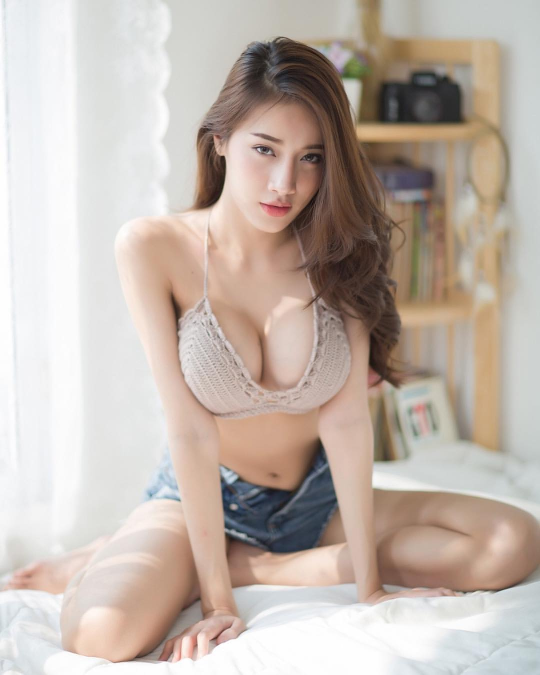
//> input picture All_Projects/ImageTest/hotgirl.jpeg, 1080 x 1350 px (shown at 1/2 size)
$ ./main   (built with g++ and OpenCV 4)
//> lines starting //> are read from the running program, lines starting //| are printed output that depends on the picture; after the words box and inside, x2 and y2 are one past the last pixel; in counts of white or black regions, pixels touching at a corner belong together
//> further down, mat is the input picture: 1350 rows x 1080 cols, CV_8UC3; mean B, G, R 172.2, 181.1, 193.6
### All_Projects/ImageProcessingTools/IPTExport.h
#pragma once
#ifdef _IMAGE_PROCESSING_TOOLS_EXPORT_
#define DllExport __declspec( dllexport )
#else
#define DllExport
#endif // _IMAGE_PROCESSING_TOOLS_EXPORT_

### All_Projects/ImageProcessingTools/Binaryzation.h
#pragma once
#include <opencv2/core/core.hpp>
#include <opencv2/imgproc/imgproc.hpp>
//#include "IPTExport.h"

class __declspec(dllexport) Binaryzation
{
public:
	static cv::Mat threshold(cv::Mat srcMat, int threshold);
	static cv::Mat thresholdInv(cv::Mat srcMat, int threshold);
};

### All_Projects/QuickTest/FilterColor.h
#pragma once
class FilterColor
{

public:
	FilterColor() {

	}
	~FilterColor() {

	}
	void Filter();
};

### All_Projects/ImageProcessingTools/Binaryzation.cpp
#include "Binaryzation.h"

cv::Mat Binaryzation::threshold(cv::Mat srcMat, int threshold)
{
//> called with threshold = 120
    cv::Mat thresh;
    if (srcMat.channels() == 3 || srcMat.channels() == 4)
    {
        cv::cvtColor(srcMat, srcMat, cv::COLOR_BGR2GRAY);
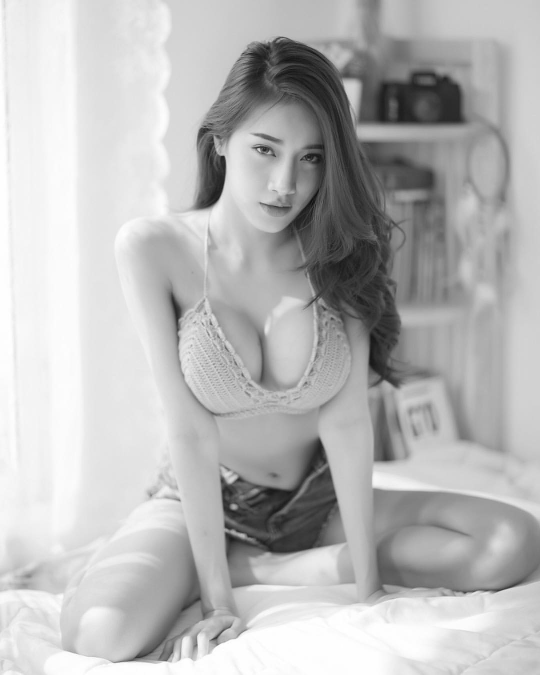
//> srcMat: 1350 rows x 1080 cols, CV_8UC1 (shown at 1/2 size); min 7, max 255, mean 183.8
    }
    cv::threshold(srcMat, thresh, threshold, 255, cv::THRESH_BINARY);
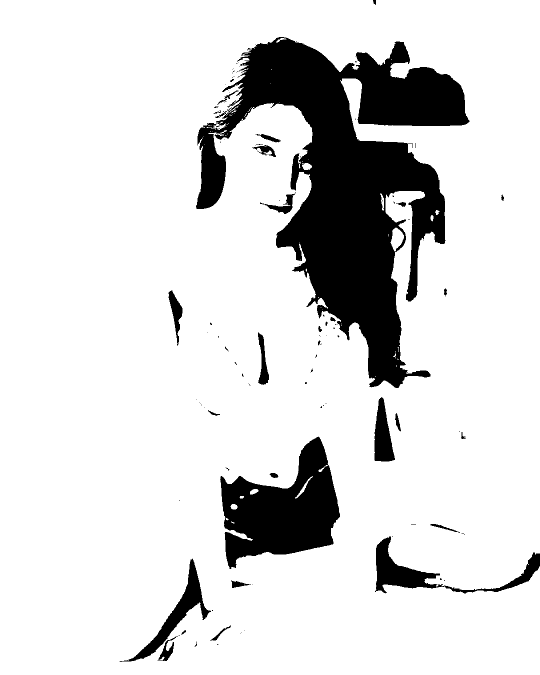
//> thresh: 1350 rows x 1080 cols, CV_8UC1 (shown at 1/2 size); 85.4% white; 113 black regions (81 under 20 px), largest, box (x1, y1, x2, y2) and area: (392, 74, 939, 776) 154151, (440, 873, 680, 1138) 35030, (750, 1072, 1080, 1187) 8113
    return thresh;
}

// [10 lines left out: function thresholdInv, not called in this run]

### All_Projects/QuickTest/main.cpp
#include <iostream>
#include <string>
#include "FilterColor.h"
#include "Binaryzation.h"
#include "IPTExport.h"
#include <opencv2/highgui/highgui.hpp>
#include <opencv2/core/core.hpp>
#include <opencv2/imgcodecs/imgcodecs.hpp>
#include <opencv2/imgproc/imgproc.hpp>

using namespace std;
using namespace cv;

int main(int argc, char** argv)
{
	/*FilterColor filter;
	filter.Filter();*/

	cv::Mat mat = cv::imread("..\\ImageTest\\hotgirl.jpeg");

	cv::Mat thresh = Binaryzation::threshold(mat, 120);
	cv::namedWindow("Display Window", cv::WINDOW_AUTOSIZE);
	cv::imshow("Display Window", thresh);

	cv::waitKey(0);
	return 0;
}

$ run again, with All_Projects/ImageTest/china_girl_1.jpg copied over All_Projects/ImageTest/hotgirl.jpeg
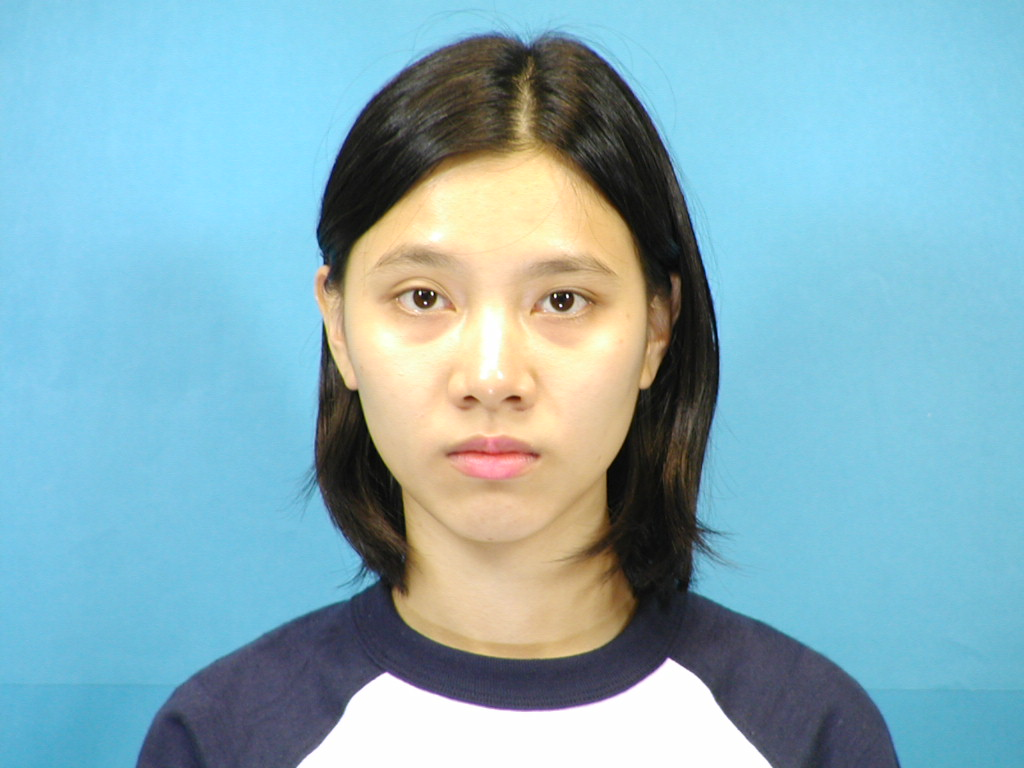
//> input picture All_Projects/ImageTest/china_girl_1.jpg, 1024 x 768 px
//> mat is the input picture: 768 rows x 1024 cols, CV_8UC3; mean B, G, R 187.6, 176.1, 134.9
//> in threshold, `cv::cvtColor(srcMat, srcMat, cv::COLOR_BGR2GRAY);`:
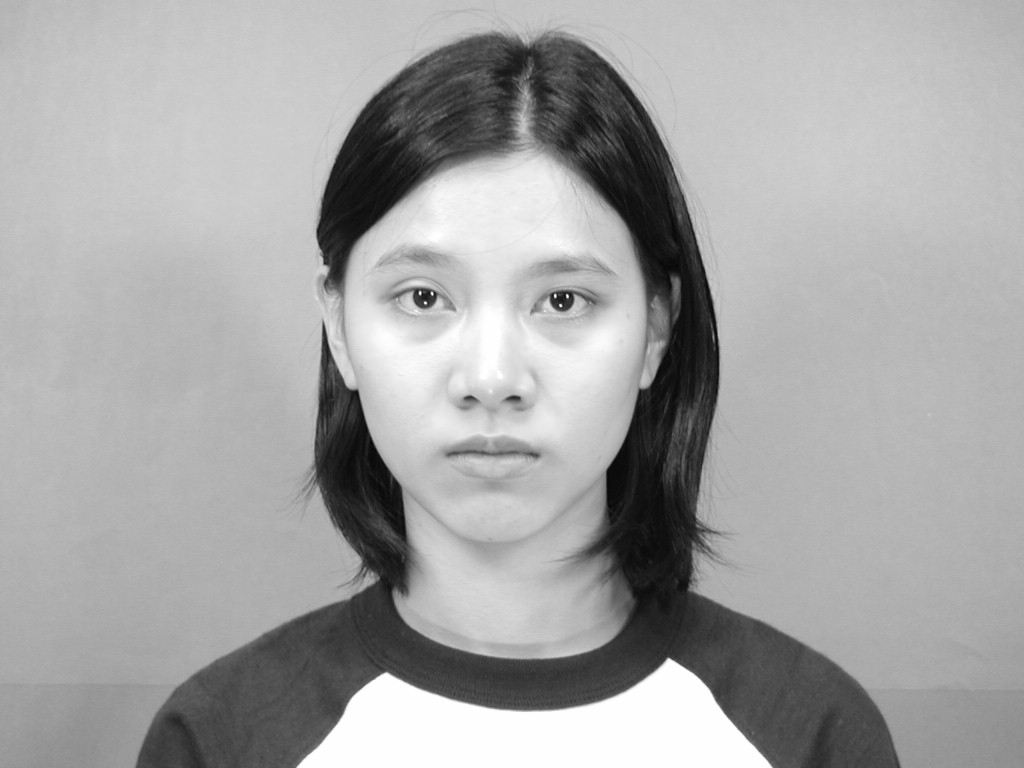
//> srcMat: 768 rows x 1024 cols, CV_8UC1; min 6, max 255, mean 165.1
//> in threshold, `cv::threshold(srcMat, thresh, threshold, 255, cv::THRESH_BINARY);`:
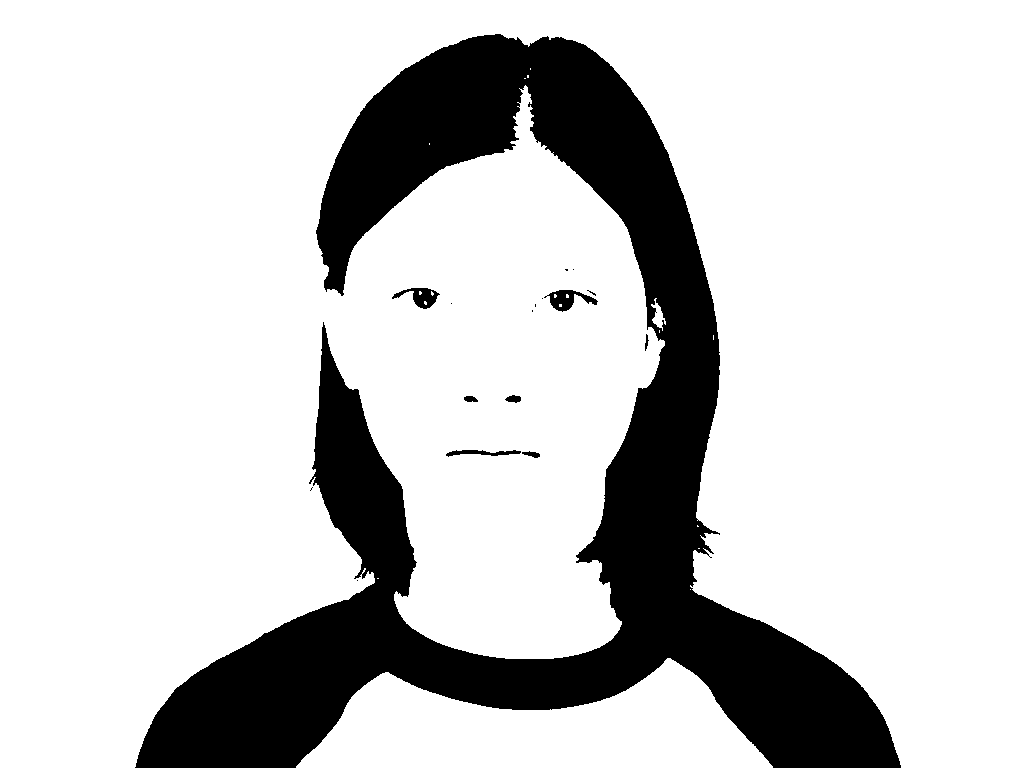
//> thresh: 768 rows x 1024 cols, CV_8UC1; 80.6% white; 17 black regions (9 under 20 px), largest, box (x1, y1, x2, y2) and area: (135, 34, 901, 768) 151014, (544, 290, 598, 312) 526, (392, 288, 440, 309) 456
